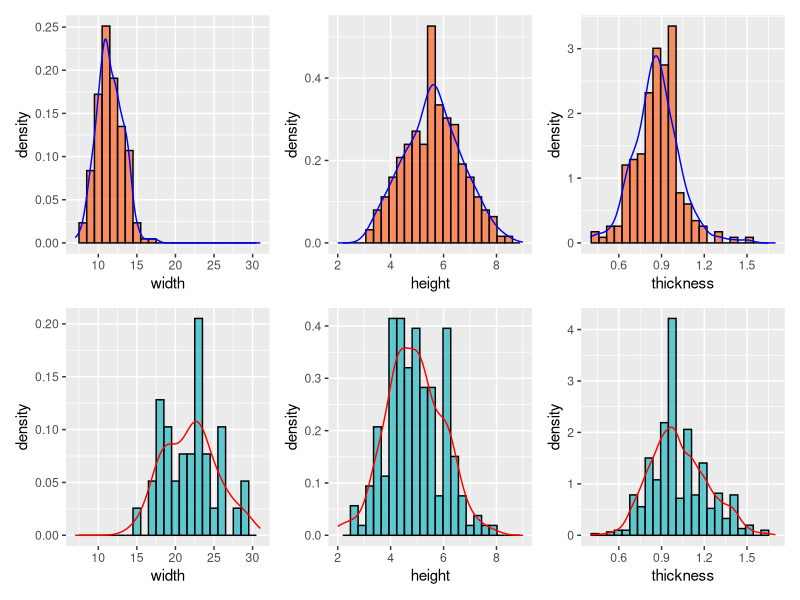

R code for this plot:
setwd("projects/qiaocun")
tiles<-read.table("tiles.csv",header=T,sep=",")
cover<-subset(tiles,tiles$type=="cover")
pan<-subset(tiles,tiles$type=="pan")
library(ggplot2)
p1<-ggplot(cover,aes(width,stat(density)))+geom_histogram(bins=25,fill="#FC4E07",color="black",alpha=0.6)+geom_density(color="blue")+scale_x_continuous(limits=c(7,31))
p2<-ggplot(pan,aes(width,stat(density)))+geom_histogram(bins=25,fill="#00AFBB",color="black",alpha=0.6)+geom_density(color="red")+scale_x_continuous(limits=c(7,31))
p3<-ggplot(cover,aes(height,stat(density)))+geom_histogram(bins=25,fill="#FC4E07",color="black",alpha=0.6)+geom_density(color="blue")+scale_x_continuous(limits=c(2,9))
p4<-ggplot(pan,aes(height,stat(density)))+geom_histogram(bins=25,fill="#00AFBB",color="black",alpha=0.6)+geom_density(color="red")+scale_x_continuous(limits=c(2,9))
p5<-ggplot(cover,aes(thickness,stat(density)))+geom_histogram(bins=25,fill="#FC4E07",color="black",alpha=0.6)+geom_density(color="blue")+scale_x_continuous(limits=c(0.4,1.7))
p6<-ggplot(pan,aes(thickness,stat(density)))+geom_histogram(bins=25,fill="#00AFBB",color="black",alpha=0.6)+geom_density(color="red")+scale_x_continuous(limits=c(0.4,1.7))
library(patchwork)
p1+p3+p5+p2+p4+p6+plot_layout(nrow=2)
